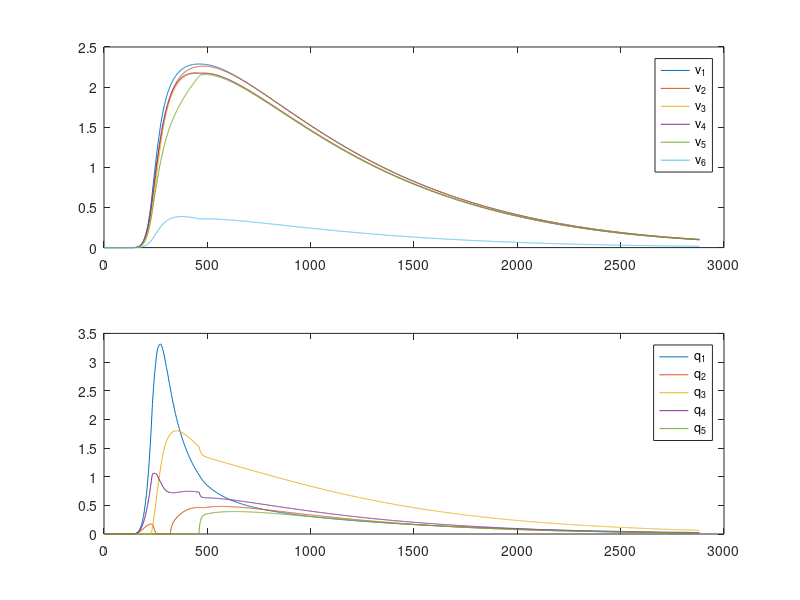

MATLAB code for this plot:
%% Prueba de Differential Game con 5 agentes y 1 lider
clear all
close all
clc

load('Inflows.mat'); %Cargamos las variables de lluvia del problema
% Definimos las variables del problema
T = 0.05; 	% Esta variable es el horizonte de prediccion en horas
tspan = t;	% Tiempo de simulacion definido en SWMM
x0 = zeros(6,1); % Los tanques empiezan descargados

a1 = -0;
a2 = -0;
a3 = -0;
a4 = -0;
a5 = -0;
a0 = -K(6);  % Aqui es necesario añadir el K del último tanque

A = 3600*diag([a1 a2 a3 a4 a5 a0]); % K fue calculado en segundos, por eso el 3600
B = [-1 0 0 0 0; 
    0 -1 0 0 0; 
    1 1 -1 0 0;
    0 0 0 -1 0; 
    0 0 0 0 -1; 
    0 0 1 1 1]; % Esta matriz contiene la interaccion entre tanques, recordar el grafo.
B1 = B(:,1);
B2 = B(:,2);
B3 = B(:,3);
B4 = B(:,4);
B5 = B(:,5);

% Empezamos el differential Game. Todo es sacado de Dynamic Optimization and LQ Differential Games
Q1 = 50*[1 0 -1 0 0 0; 0 0 0 0 0 0; -1 0 1 0 0 0; 0 0 0 0 0 0; 0 0 0 0 0 0; 0 0 0 0 0 0];
Q2 = 50*[0 0 0 0 0 0; 0 1 -1 0 0 0; 0 -1 1 0 0 0; 0 0 0 0 0 0; 0 0 0 0 0 0; 0 0 0 0 0 0];
Q3 = 50*[0 0 0 0 0 0; 0 0 0 0 0 0; 0 0 1 0 0 -1; 0 0 0 0 0 0; 0 0 0 0 0 0; 0 0 -1 0 0 50];
Q4 = 50*[0 0 0 0 0 0; 0 0 0 0 0 0; 0 0 0 0 0 0; 0 0 0 1 0 -1; 0 0 0 0 0 0; 0 0 0 -1 0 50];
Q5 = 50*[0 0 0 0 0 0; 0 0 0 0 0 0; 0 0 0 0 0 0; 0 0 0 0 0 0; 0 0 0 0 1 -1; 0 0 0 0 -1 50];

R1 = 1;
R2 = 1;
R3 = 1;
R4 = 1;
R5 = 1;

S1 = B1*inv(R1)*B1';
S2 = B2*inv(R2)*B2';
S3 = B3*inv(R3)*B3';
S4 = B4*inv(R4)*B4';
S5 = B5*inv(R5)*B5';

D = [A' zeros(size(A)) zeros(size(A)) zeros(size(A)) zeros(size(A)); 
zeros(size(A)) A' zeros(size(A)) zeros(size(A)) zeros(size(A));
zeros(size(A)) zeros(size(A)) A' zeros(size(A)) zeros(size(A));
zeros(size(A)) zeros(size(A)) zeros(size(A)) A' zeros(size(A));
zeros(size(A)) zeros(size(A)) zeros(size(A)) zeros(size(A)) A']; 

S = [S1 S2 S3 S4 S5];

Q = [Q1; Q2; Q3; Q4; Q5];

M = [A -S1 -S2 -S3 -S4 -S5; 
        -Q1 -A' zeros(size(A)) zeros(size(A)) zeros(size(A)) zeros(size(A)); 
        -Q2 zeros(size(A)) -A' zeros(size(A)) zeros(size(A)) zeros(size(A));
        -Q3 zeros(size(A)) zeros(size(A)) -A' zeros(size(A)) zeros(size(A));
        -Q4 zeros(size(A)) zeros(size(A)) zeros(size(A)) -A' zeros(size(A));
        -Q5 zeros(size(A)) zeros(size(A)) zeros(size(A)) zeros(size(A)) -A'];
        
P = zeros(size(A,1)*size(A,1),size(A,1)*size(A,2));
P(1:size(A,1),1:size(A,2)) = eye(size(A,1));

Q_ = [zeros(size(A,1),size(A,1)*size(A,2));
          -Q1 eye(size(A,1)) zeros(size(A,1),size(A,2)) zeros(size(A,1),size(A,2)) zeros(size(A,1),size(A,2)) zeros(size(A,1),size(A,2));
          -Q2 zeros(size(A,1),size(A,2)) eye(size(A,1)) zeros(size(A,1),size(A,2)) zeros(size(A,1),size(A,2)) zeros(size(A,1),size(A,2));
          -Q3 zeros(size(A,1),size(A,2)) zeros(size(A,1),size(A,2)) eye(size(A,1)) zeros(size(A,1),size(A,2)) zeros(size(A,1),size(A,2));
          -Q4 zeros(size(A,1),size(A,2)) zeros(size(A,1),size(A,2)) zeros(size(A,1),size(A,2)) eye(size(A,1)) zeros(size(A,1),size(A,2));
          -Q5 zeros(size(A,1),size(A,2)) zeros(size(A,1),size(A,2)) zeros(size(A,1),size(A,2)) zeros(size(A,1),size(A,2)) eye(size(A,1))];

% Ahora empezamos a resolver el sistema      
x = zeros(size(A,1),length(tspan));
x(:,1) = x0;

for i = 1:length(tspan)-1
	[i length(tspan)-1]
	
	y_0 = (P + Q_*expm(T*M))\[x(:,i);zeros(5*size(A,1),1)];

	u1(i) = max(0,-inv(R1)*B1'*y_0((1*size(A,1)+1:2*size(A,1)),1));
	u2(i) = max(0,-inv(R2)*B2'*y_0((2*size(A,1)+1:3*size(A,1)),1));
	u3(i) = max(0,-inv(R3)*B3'*y_0((3*size(A,1)+1:4*size(A,1)),1));
	u4(i) = max(0,-inv(R4)*B4'*y_0((4*size(A,1)+1:5*size(A,1)),1));
	u5(i) = max(0,-inv(R5)*B5'*y_0((5*size(A,1)+1:6*size(A,1)),1));
	x(:,i+1) = x(:,i) + dt*(A*x(:,i) + B1*u1(i) + B2*u2(i) + B3*u3(i) + B4*u4(i) + B5*u5(i)) + dt*[inflows(i,1) inflows(i,2) 0 inflows(i,3) inflows(i,4) 0]';
end

% Plots
figure
subplot(2,1,1)	
plot(x')
legend(['v_1'; 'v_2'; 'v_3'; 'v_4'; 'v_5';'v_6']);
subplot(2,1,2)
U = [u1' u2' u3' u4' u5'];
stairs(U)
legend(['q_1'; 'q_2'; 'q_3'; 'q_4'; 'q_5']);
